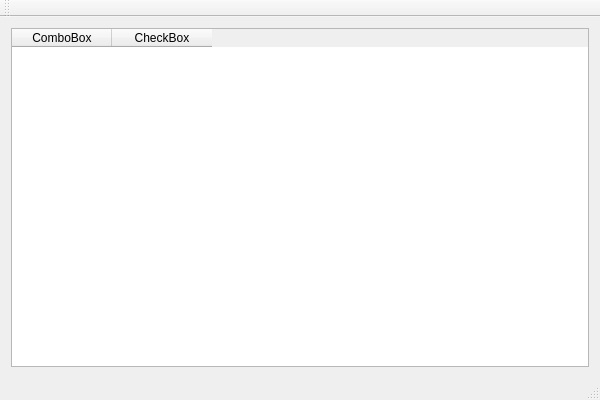
<?xml version="1.0" encoding="UTF-8"?>
<ui version="4.0">
 <class>CustomTableClass</class>
 <widget class="QMainWindow" name="CustomTableClass">
  <property name="geometry">
   <rect>
    <x>0</x>
    <y>0</y>
    <width>600</width>
    <height>400</height>
   </rect>
  </property>
  <property name="windowTitle">
   <string>CustomTable</string>
  </property>
  <widget class="QWidget" name="centralWidget">
   <layout class="QGridLayout" name="gridLayout">
    <item row="0" column="0">
     <widget class="QTableWidget" name="tableWidget">
      <column>
       <property name="text">
        <string>ComboBox</string>
       </property>
      </column>
      <column>
       <property name="text">
        <string>CheckBox</string>
       </property>
      </column>
     </widget>
    </item>
   </layout>
  </widget>
  <widget class="QMenuBar" name="menuBar">
   <property name="geometry">
    <rect>
     <x>0</x>
     <y>0</y>
     <width>600</width>
     <height>23</height>
    </rect>
   </property>
  </widget>
  <widget class="QToolBar" name="mainToolBar">
   <attribute name="toolBarArea">
    <enum>TopToolBarArea</enum>
   </attribute>
   <attribute name="toolBarBreak">
    <bool>false</bool>
   </attribute>
  </widget>
  <widget class="QStatusBar" name="statusBar"/>
 </widget>
 <layoutdefault spacing="6" margin="11"/>
 <resources>
  <include location="customtable.qrc"/>
 </resources>
 <connections/>
</ui>
